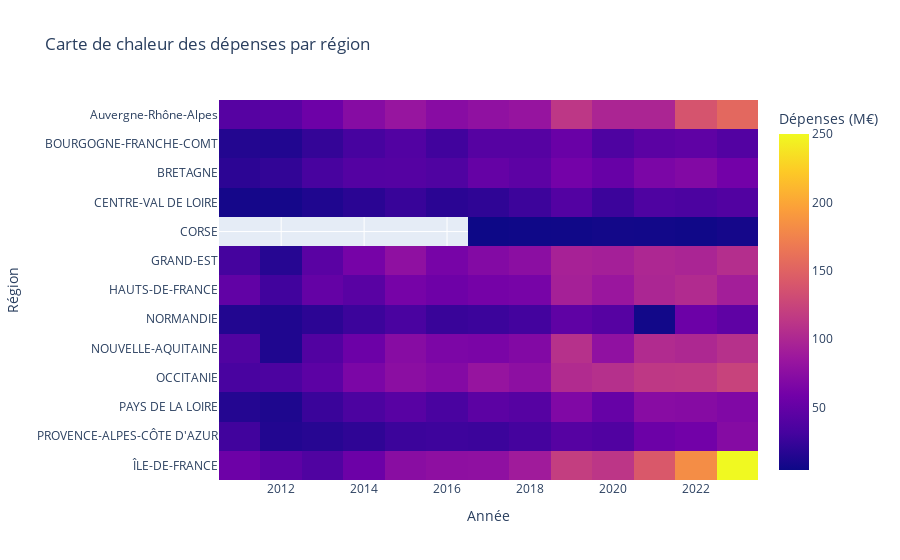
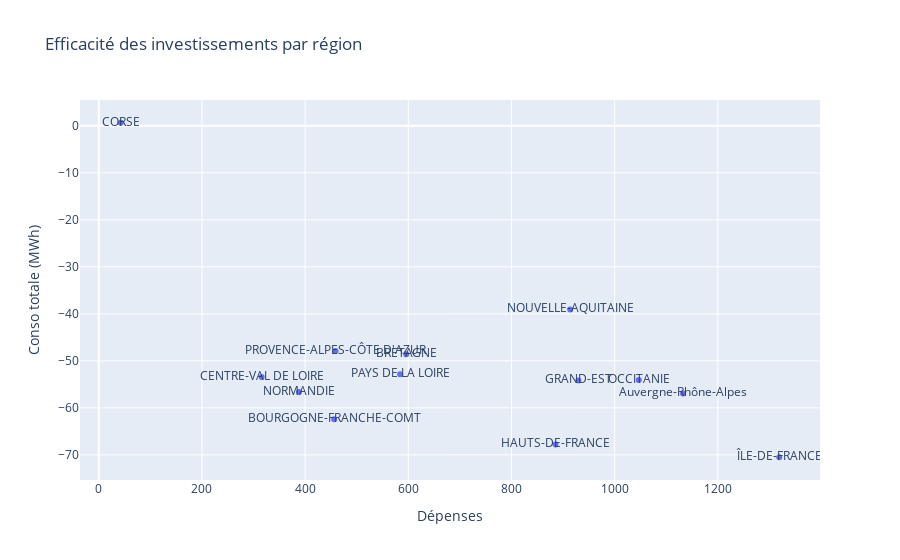
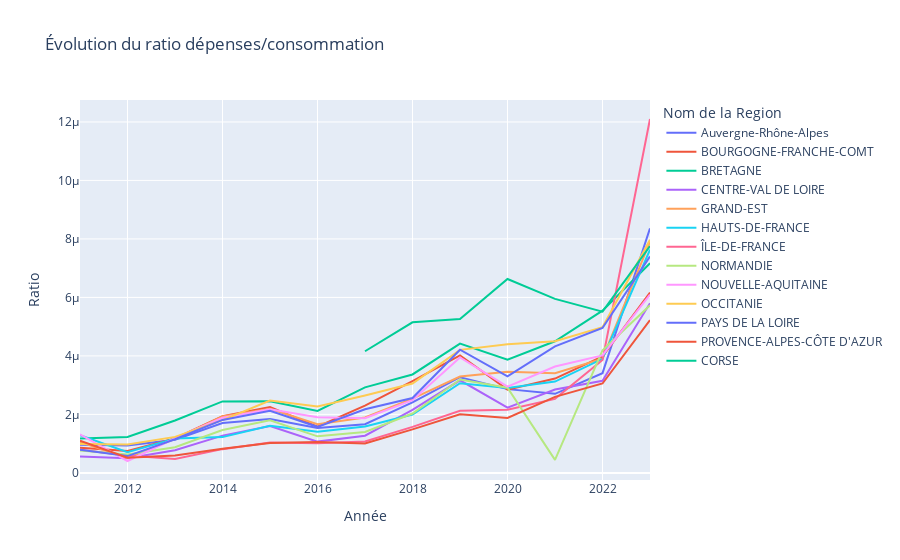
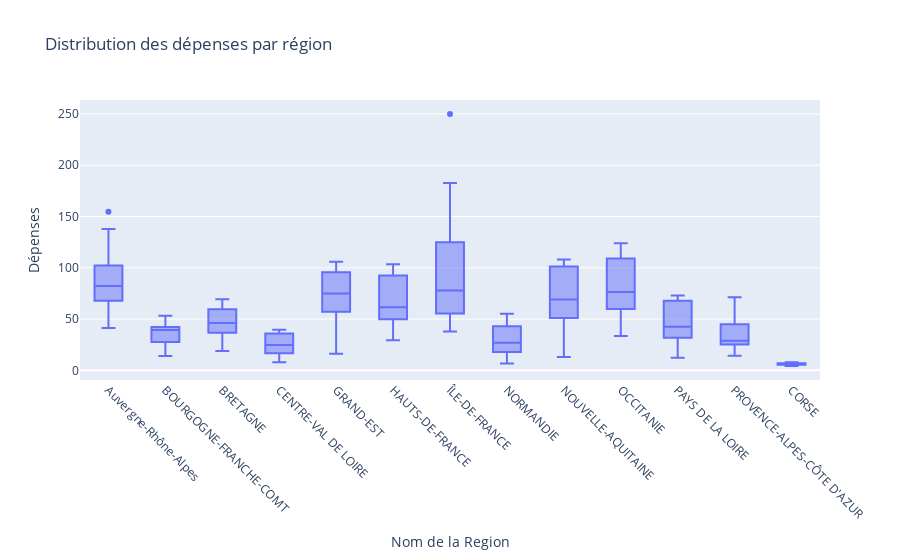

The code cell stored with these charts, in order, in its notebook:
### Code cell
import pandas as pd
import plotly.express as px
import plotly.graph_objects as go
from plotly.subplots import make_subplots

# 1. Carte de chaleur des dépenses par région et année
def plot_heatmap(df_merged):
    pivot_data = df_merged.pivot(
        index='Nom de la Region', 
        columns='Année', 
        values='Dépenses'
    )
    fig = px.imshow(pivot_data,
                    title="Carte de chaleur des dépenses par région",
                    labels=dict(x="Année", y="Région", color="Dépenses (M€)"))
    fig.show()

# 2. Ratio efficacité (Variation consommation / Dépenses cumulées)
def plot_efficiency_ratio(df_merged):
    df_efficiency = df_merged.groupby('Nom de la Region').agg({
        'Dépenses': 'sum',
        'Conso totale (MWh)': lambda x: (x.iloc[-1] - x.iloc[0]) / x.iloc[0] * 100
    }).reset_index()
    
    fig = px.scatter(df_efficiency,
                     x='Dépenses',
                     y='Conso totale (MWh)',
                     text='Nom de la Region',
                     title="Efficacité des investissements par région")
    fig.show()

# 3. Évolution du ratio dépenses/consommation
def plot_spending_consumption_ratio(df_merged):
    df_merged['Ratio'] = df_merged['Dépenses'] / df_merged['Conso totale (MWh)']
    
    fig = px.line(df_merged,
                  x='Année',
                  y='Ratio',
                  color='Nom de la Region',
                  title="Évolution du ratio dépenses/consommation")
    fig.show()

# 4. Boxplot des dépenses par région
def plot_spending_distribution(df_merged):
    fig = px.box(df_merged,
                 x='Nom de la Region',
                 y='Dépenses',
                 title="Distribution des dépenses par région")
    fig.update_xaxes(tickangle=45)
    fig.show()

# Appeler les fonctions
plot_heatmap(df_merged)
plot_efficiency_ratio(df_merged)
plot_spending_consumption_ratio(df_merged)
plot_spending_distribution(df_merged)

### Figure 1 — Plotly figure (JSON) as saved in the notebook; plotly's stock layout.template omitted (floating-point values rounded to 4 significant figures; data arrays with more than 128 entries replaced by an {"elided": "..."} marker saying what was removed)
{"data": [{"coloraxis": "coloraxis", "hovertemplate": "Année: %{x}<br>Région: %{y}<br>Dépenses (M€): %{z}<extra></extra>", "name": "0", "type": "heatmap", "x": [2011, 2012, 2013, 2014, 2015, 2016, 2017, 2018, 2019, 2020, 2021, 2022, 2023], "xaxis": "x", "y": ["Auvergne-Rhône-Alpes", "BOURGOGNE-FRANCHE-COMT", "BRETAGNE", "CENTRE-VAL DE LOIRE", "CORSE", "GRAND-EST", "HAUTS-DE-FRANCE", "NORMANDIE", "NOUVELLE-AQUITAINE", "OCCITANIE", "PAYS DE LA LOIRE", "PROVENCE-ALPES-CÔTE D'AZUR", "ÎLE-DE-FRANCE"], "yaxis": "y", "z": {"elided": "13x13 float values"}}], "layout": {"coloraxis": {"colorbar": {"title": {"text": "Dépenses (M€)"}}, "colorscale": [[0, "#0d0887"], [0.1111, "#46039f"], [0.2222, "#7201a8"], [0.3333, "#9c179e"], [0.4444, "#bd3786"], [0.5556, "#d8576b"], [0.6667, "#ed7953"], [0.7778, "#fb9f3a"], [0.8889, "#fdca26"], [1, "#f0f921"]]}, "title": {"text": "Carte de chaleur des dépenses par région"}, "xaxis": {"anchor": "y", "constrain": "domain", "domain": [0, 1], "scaleanchor": "y", "title": {"text": "Année"}}, "yaxis": {"anchor": "x", "autorange": "reversed", "constrain": "domain", "domain": [0, 1], "title": {"text": "Région"}}}}

### Figure 2 — Plotly figure (JSON) as saved in the notebook; plotly's stock layout.template omitted (floating-point values rounded to 4 significant figures)
{"data": [{"hovertemplate": "Dépenses=%{x}<br>Conso totale (MWh)=%{y}<br>Nom de la Region=%{text}<extra></extra>", "legendgroup": "", "marker": {"color": "#636efa", "symbol": "circle"}, "mode": "markers+text", "name": "", "orientation": "v", "showlegend": false, "text": ["Auvergne-Rhône-Alpes", "BOURGOGNE-FRANCHE-COMT", "BRETAGNE", "CENTRE-VAL DE LOIRE", "CORSE", "GRAND-EST", "HAUTS-DE-FRANCE", "NORMANDIE", "NOUVELLE-AQUITAINE", "OCCITANIE", "PAYS DE LA LOIRE", "PROVENCE-ALPES-CÔTE D'AZUR", "ÎLE-DE-FRANCE"], "type": "scatter", "x": [1133.0, 456.3, 596, 315.7, 42.56, 929.8, 885.4, 388.1, 913.9, 1047.0, 584.1, 459.0, 1319.0], "xaxis": "x", "y": [-56.93, -62.44, -48.58, -53.45, 0.6575, -54.16, -67.77, -56.63, -39.06, -54.06, -52.82, -47.93, -70.51], "yaxis": "y"}], "layout": {"legend": {"tracegroupgap": 0}, "title": {"text": "Efficacité des investissements par région"}, "xaxis": {"anchor": "y", "domain": [0, 1], "title": {"text": "Dépenses"}}, "yaxis": {"anchor": "x", "domain": [0, 1], "title": {"text": "Conso totale (MWh)"}}}}

### Figure 3 — Plotly figure (JSON) as saved in the notebook; plotly's stock layout.template omitted (floating-point values rounded to 4 significant figures)
{"data": [{"hovertemplate": "Nom de la Region=Auvergne-Rhône-Alpes<br>Année=%{x}<br>Ratio=%{y}<extra></extra>", "legendgroup": "Auvergne-Rhône-Alpes", "line": {"color": "#636efa", "dash": "solid"}, "marker": {"symbol": "circle"}, "mode": "lines", "name": "Auvergne-Rhône-Alpes", "orientation": "v", "showlegend": true, "type": "scatter", "x": [2011, 2012, 2013, 2014, 2015, 2016, 2017, 2018, 2019, 2020, 2021, 2022, 2023], "xaxis": "x", "y": [9.607e-07, 9.326e-07, 1.132e-06, 1.707e-06, 1.838e-06, 1.537e-06, 1.663e-06, 2.41e-06, 3.27e-06, 2.864e-06, 2.703e-06, 3.409e-06, 8.36e-06], "yaxis": "y"}, {"hovertemplate": "Nom de la Region=BOURGOGNE-FRANCHE-COMT<br>Année=%{x}<br>Ratio=%{y}<extra></extra>", "legendgroup": "BOURGOGNE-FRANCHE-COMT", "line": {"color": "#EF553B", "dash": "solid"}, "marker": {"symbol": "circle"}, "mode": "lines", "name": "BOURGOGNE-FRANCHE-COMT", "orientation": "v", "showlegend": true, "type": "scatter", "x": [2011, 2012, 2013, 2014, 2015, 2016, 2017, 2018, 2019, 2020, 2021, 2022, 2023], "xaxis": "x", "y": [8.63e-07, 7.522e-07, 1.18e-06, 1.937e-06, 2.252e-06, 1.579e-06, 2.297e-06, 3.14e-06, 4.02e-06, 2.847e-06, 3.225e-06, 3.981e-06, 6.164e-06], "yaxis": "y"}, {"hovertemplate": "Nom de la Region=BRETAGNE<br>Année=%{x}<br>Ratio=%{y}<extra></extra>", "legendgroup": "BRETAGNE", "line": {"color": "#00cc96", "dash": "solid"}, "marker": {"symbol": "circle"}, "mode": "lines", "name": "BRETAGNE", "orientation": "v", "showlegend": true, "type": "scatter", "x": [2011, 2012, 2013, 2014, 2015, 2016, 2017, 2018, 2019, 2020, 2021, 2022, 2023], "xaxis": "x", "y": [1.175e-06, 1.227e-06, 1.789e-06, 2.444e-06, 2.446e-06, 2.118e-06, 2.924e-06, 3.365e-06, 4.423e-06, 3.874e-06, 4.5e-06, 5.546e-06, 7.167e-06], "yaxis": "y"}, {"hovertemplate": "Nom de la Region=CENTRE-VAL DE LOIRE<br>Année=%{x}<br>Ratio=%{y}<extra></extra>", "legendgroup": "CENTRE-VAL DE LOIRE", "line": {"color": "#ab63fa", "dash": "solid"}, "marker": {"symbol": "circle"}, "mode": "lines", "name": "CENTRE-VAL DE LOIRE", "orientation": "v", "showlegend": true, "type": "scatter", "x": [2011, 2012, 2013, 2014, 2015, 2016, 2017, 2018, 2019, 2020, 2021, 2022, 2023], "xaxis": "x", "y": [5.61e-07, 4.999e-07, 7.73e-07, 1.274e-06, 1.599e-06, 1.069e-06, 1.273e-06, 2.158e-06, 3.166e-06, 2.233e-06, 2.853e-06, 3.149e-06, 5.802e-06], "yaxis": "y"}, {"hovertemplate": "Nom de la Region=GRAND-EST<br>Année=%{x}<br>Ratio=%{y}<extra></extra>", "legendgroup": "GRAND-EST", "line": {"color": "#FFA15A", "dash": "solid"}, "marker": {"symbol": "circle"}, "mode": "lines", "name": "GRAND-EST", "orientation": "v", "showlegend": true, "type": "scatter", "x": [2011, 2012, 2013, 2014, 2015, 2016, 2017, 2018, 2019, 2020, 2021, 2022, 2023], "xaxis": "x", "y": [1.057e-06, 5.01e-07, 1.161e-06, 1.927e-06, 2.189e-06, 1.66e-06, 1.895e-06, 2.537e-06, 3.294e-06, 3.455e-06, 3.406e-06, 3.907e-06, 7.908e-06], "yaxis": "y"}, {"hovertemplate": "Nom de la Region=HAUTS-DE-FRANCE<br>Année=%{x}<br>Ratio=%{y}<extra></extra>", "legendgroup": "HAUTS-DE-FRANCE", "line": {"color": "#19d3f3", "dash": "solid"}, "marker": {"symbol": "circle"}, "mode": "lines", "name": "HAUTS-DE-FRANCE", "orientation": "v", "showlegend": true, "type": "scatter", "x": [2011, 2012, 2013, 2014, 2015, 2016, 2017, 2018, 2019, 2020, 2021, 2022, 2023], "xaxis": "x", "y": [1.293e-06, 7.106e-07, 1.174e-06, 1.224e-06, 1.61e-06, 1.407e-06, 1.585e-06, 1.995e-06, 3.067e-06, 2.903e-06, 3.123e-06, 3.898e-06, 7.634e-06], "yaxis": "y"}, {"hovertemplate": "Nom de la Region=ÎLE-DE-FRANCE<br>Année=%{x}<br>Ratio=%{y}<extra></extra>", "legendgroup": "ÎLE-DE-FRANCE", "line": {"color": "#FF6692", "dash": "solid"}, "marker": {"symbol": "circle"}, "mode": "lines", "name": "ÎLE-DE-FRANCE", "orientation": "v", "showlegend": true, "type": "scatter", "x": [2011, 2012, 2013, 2014, 2015, 2016, 2017, 2018, 2019, 2020, 2021, 2022, 2023], "xaxis": "x", "y": [7.923e-07, 5.956e-07, 4.732e-07, 8.118e-07, 1.04e-06, 1.009e-06, 1.077e-06, 1.572e-06, 2.121e-06, 2.156e-06, 2.531e-06, 3.86e-06, 1.21e-05], "yaxis": "y"}, {"hovertemplate": "Nom de la Region=NORMANDIE<br>Année=%{x}<br>Ratio=%{y}<extra></extra>", "legendgroup": "NORMANDIE", "line": {"color": "#B6E880", "dash": "solid"}, "marker": {"symbol": "circle"}, "mode": "lines", "name": "NORMANDIE", "orientation": "v", "showlegend": true, "type": "scatter", "x": [2011, 2012, 2013, 2014, 2015, 2016, 2017, 2018, 2019, 2020, 2021, 2022, 2023], "xaxis": "x", "y": [7.666e-07, 6.272e-07, 8.791e-07, 1.464e-06, 1.797e-06, 1.25e-06, 1.399e-06, 2.029e-06, 3.195e-06, 2.913e-06, 4.454e-07, 4.189e-06, 5.729e-06], "yaxis": "y"}, {"hovertemplate": "Nom de la Region=NOUVELLE-AQUITAINE<br>Année=%{x}<br>Ratio=%{y}<extra></extra>", "legendgroup": "NOUVELLE-AQUITAINE", "line": {"color": "#FF97FF", "dash": "solid"}, "marker": {"symbol": "circle"}, "mode": "lines", "name": "NOUVELLE-AQUITAINE", "orientation": "v", "showlegend": true, "type": "scatter", "x": [2011, 2012, 2013, 2014, 2015, 2016, 2017, 2018, 2019, 2020, 2021, 2022, 2023], "xaxis": "x", "y": [1.317e-06, 4.062e-07, 1.184e-06, 1.883e-06, 2.179e-06, 1.904e-06, 1.868e-06, 2.484e-06, 3.949e-06, 2.95e-06, 3.638e-06, 4.019e-06, 6.094e-06], "yaxis": "y"}, {"hovertemplate": "Nom de la Region=OCCITANIE<br>Année=%{x}<br>Ratio=%{y}<extra></extra>", "legendgroup": "OCCITANIE", "line": {"color": "#FECB52", "dash": "solid"}, "marker": {"symbol": "circle"}, "mode": "lines", "name": "OCCITANIE", "orientation": "v", "showlegend": true, "type": "scatter", "x": [2011, 2012, 2013, 2014, 2015, 2016, 2017, 2018, 2019, 2020, 2021, 2022, 2023], "xaxis": "x", "y": [9.891e-07, 9.696e-07, 1.231e-06, 1.804e-06, 2.473e-06, 2.271e-06, 2.649e-06, 3.054e-06, 4.207e-06, 4.4e-06, 4.5e-06, 4.983e-06, 7.969e-06], "yaxis": "y"}, {"hovertemplate": "Nom de la Region=PAYS DE LA LOIRE<br>Année=%{x}<br>Ratio=%{y}<extra></extra>", "legendgroup": "PAYS DE LA LOIRE", "line": {"color": "#636efa", "dash": "solid"}, "marker": {"symbol": "circle"}, "mode": "lines", "name": "PAYS DE LA LOIRE", "orientation": "v", "showlegend": true, "type": "scatter", "x": [2011, 2012, 2013, 2014, 2015, 2016, 2017, 2018, 2019, 2020, 2021, 2022, 2023], "xaxis": "x", "y": [7.95e-07, 5.737e-07, 1.15e-06, 1.811e-06, 2.121e-06, 1.575e-06, 2.176e-06, 2.561e-06, 4.212e-06, 3.3e-06, 4.325e-06, 4.954e-06, 7.403e-06], "yaxis": "y"}, {"hovertemplate": "Nom de la Region=PROVENCE-ALPES-CÔTE D'AZUR<br>Année=%{x}<br>Ratio=%{y}<extra></extra>", "legendgroup": "PROVENCE-ALPES-CÔTE D'AZUR", "line": {"color": "#EF553B", "dash": "solid"}, "marker": {"symbol": "circle"}, "mode": "lines", "name": "PROVENCE-ALPES-CÔTE D'AZUR", "orientation": "v", "showlegend": true, "type": "scatter", "x": [2011, 2012, 2013, 2014, 2015, 2016, 2017, 2018, 2019, 2020, 2021, 2022, 2023], "xaxis": "x", "y": [1.105e-06, 5.169e-07, 5.929e-07, 8.222e-07, 1.022e-06, 1.057e-06, 1.008e-06, 1.486e-06, 2.001e-06, 1.876e-06, 2.598e-06, 3.056e-06, 5.223e-06], "yaxis": "y"}, {"hovertemplate": "Nom de la Region=CORSE<br>Année=%{x}<br>Ratio=%{y}<extra></extra>", "legendgroup": "CORSE", "line": {"color": "#00cc96", "dash": "solid"}, "marker": {"symbol": "circle"}, "mode": "lines", "name": "CORSE", "orientation": "v", "showlegend": true, "type": "scatter", "x": [2017, 2018, 2019, 2020, 2021, 2022, 2023], "xaxis": "x", "y": [4.158e-06, 5.148e-06, 5.26e-06, 6.63e-06, 5.951e-06, 5.512e-06, 7.758e-06], "yaxis": "y"}], "layout": {"legend": {"title": {"text": "Nom de la Region"}, "tracegroupgap": 0}, "title": {"text": "Évolution du ratio dépenses/consommation"}, "xaxis": {"anchor": "y", "domain": [0, 1], "title": {"text": "Année"}}, "yaxis": {"anchor": "x", "domain": [0, 1], "title": {"text": "Ratio"}}}}

### Figure 4 — Plotly figure (JSON) as saved in the notebook; plotly's stock layout.template omitted (floating-point values rounded to 4 significant figures; data arrays with more than 128 entries replaced by an {"elided": "..."} marker saying what was removed)
{"data": [{"alignmentgroup": "True", "hovertemplate": "Nom de la Region=%{x}<br>Dépenses=%{y}<extra></extra>", "legendgroup": "", "marker": {"color": "#636efa"}, "name": "", "notched": false, "offsetgroup": "", "orientation": "v", "showlegend": false, "type": "box", "x": {"elided": "163 str values"}, "x0": " ", "xaxis": "x", "y": {"elided": "163 float values"}, "y0": " ", "yaxis": "y"}], "layout": {"boxmode": "group", "legend": {"tracegroupgap": 0}, "title": {"text": "Distribution des dépenses par région"}, "xaxis": {"anchor": "y", "domain": [0, 1], "tickangle": 45, "title": {"text": "Nom de la Region"}}, "yaxis": {"anchor": "x", "domain": [0, 1], "title": {"text": "Dépenses"}}}}
